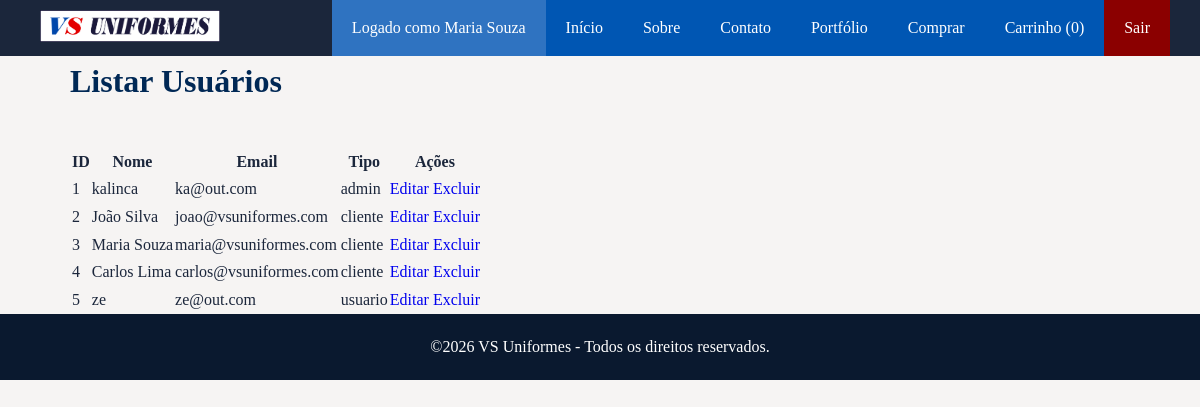
/view/listarUsuarios.php (signed in), run on the app's committed database.
### tables this page shows
CREATE TABLE `usuarios` (
  `idUsuario` int(11) NOT NULL,
  `nome` varchar(100) NOT NULL,
  `email` varchar(255) NOT NULL,
  `senha` varchar(255) NOT NULL,
  `tipo` varchar(20) NOT NULL
);

### model/ClassUsuarioDAO.php (called while the page is built, shortened)
<?php
class ClassUsuarioDAO
{
    public function listarUsuarios()
    {
        try {
            $pdo = Conexao::getInstance();
            $sql = "SELECT * FROM usuarios";
            $stmt = $pdo->prepare($sql);
            $stmt->execute();
            return $stmt->fetchAll(PDO::FETCH_ASSOC);
        } catch (PDOException $erro) {
            echo $erro->getMessage();
            return false;
        }
    }
}
?>

### view/listarUsuarios.php (the view, shortened to what this page needs)
<?php
require_once '../model/ClassUsuarioDAO.php';
$usuarioDAO = new ClassUsuarioDAO();
$novoUsuario = $usuarioDAO->listarUsuarios();
?>
<!DOCTYPE html>
<html lang="pt-BR">
    <?php include 'includes/head.php'; ?>
<body>
    <?php include 'includes/menu.php'; ?>
<div class="container">
    <h2>Listar Usuários</h2>
    <table>
        <thead>
            <tr>
                <th>ID</th>
                <th>Nome</th>
                <th>Email</th>
                <th>Tipo</th>
                <th>Ações</th>
            </tr>
        </thead>
        <tbody>
            <?php foreach ($novoUsuario as $usuario): ?>
                <tr>
                    <td><?= $usuario['idUsuario']; ?></td>
                    <td><?= $usuario['nome']; ?></td>
                    <td><?= $usuario['email']; ?></td>
                    <td><?= $usuario['tipo']; ?></td>
                    <td>
                        <a href="editarUsuarios.php?idUsuario=<?= $usuario['idUsuario']; ?>">
                            Editar
                        </a>
                        <a href="../controller/excluirUsuarios.php?idUsuario=<?= $usuario['idUsuario']; ?>">
                            Excluir
                        </a>
                    </td>
                </tr>
            <?php endforeach; ?>
        </tbody>
    </table>
</div>
<?php include 'includes/footer.php'; ?>
</body>
</html>

### css/style.css (style rules this page uses)
* { margin: 0; padding: 0; box-sizing: border-box; }
:root { --menu-fundo: #0056B3; --menu-foco: #E63946; --texto: #1B263B; --borda: #9cb5da; --texto-suave: #778DA9; --titulo: #002855; --fundo: #F6F4F3; }
body { font-family: 'Times New Roman', Times, serif; line-height: 1.6; color: var(--texto); background-color: var(--fundo); }
a { text-decoration: none; }
.container { max-width: 1100px; margin: auto; padding: 0 20px; }
.container h2 { color: var(--titulo); font-size: 32px; margin-bottom: 40px; position: relative; }

### data on the page
usuarios: idUsuario "1", nome "kalinca", email "ka@out.com", tipo "admin"
usuarios: idUsuario "2", nome "João Silva", email "joao@vsuniformes.com", tipo "cliente"
usuarios: idUsuario "3", nome "Maria Souza", email "maria@vsuniformes.com", tipo "cliente"
usuarios: idUsuario "4", nome "Carlos Lima", email "carlos@vsuniformes.com", tipo "cliente"
usuarios: idUsuario "5", nome "ze", email "ze@out.com", tipo "usuario"

### other printed values
$_SESSION['nome'] "Maria Souza"
$qtdeCarrinho "0"
